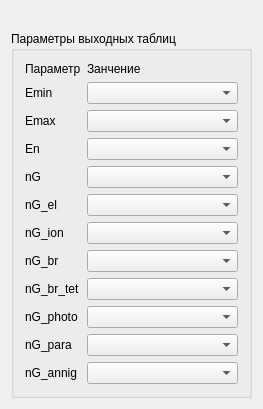
<?xml version="1.0" encoding="UTF-8"?>
<ui version="4.0">
 <class>Parameters</class>
 <widget class="QDialog" name="Parameters">
  <property name="geometry">
   <rect>
    <x>0</x>
    <y>0</y>
    <width>263</width>
    <height>389</height>
   </rect>
  </property>
  <property name="windowTitle">
   <string>Parameters</string>
  </property>
  <layout class="QGridLayout" name="gridLayout">
   <item row="0" column="0">
    <spacer name="horizontalSpacer">
     <property name="orientation">
      <enum>Qt::Horizontal</enum>
     </property>
     <property name="sizeHint" stdset="0">
      <size>
       <width>242</width>
       <height>20</height>
      </size>
     </property>
    </spacer>
   </item>
   <item row="1" column="0">
    <widget class="QGroupBox" name="groupBox">
     <property name="title">
      <string>Параметры выходных таблиц</string>
     </property>
     <layout class="QFormLayout" name="formLayout">
      <item row="0" column="0">
       <widget class="QLabel" name="label">
        <property name="text">
         <string>Параметр</string>
        </property>
       </widget>
      </item>
      <item row="0" column="1">
       <widget class="QLabel" name="label_2">
        <property name="text">
         <string>Занчение</string>
        </property>
       </widget>
      </item>
      <item row="1" column="0">
       <widget class="QLabel" name="label_3">
        <property name="text">
         <string>Emin</string>
        </property>
       </widget>
      </item>
      <item row="1" column="1">
       <widget class="QComboBox" name="Emin_cb"/>
      </item>
      <item row="2" column="0">
       <widget class="QLabel" name="label_4">
        <property name="text">
         <string>Emax</string>
        </property>
       </widget>
      </item>
      <item row="2" column="1">
       <widget class="QComboBox" name="Emax_cb"/>
      </item>
      <item row="3" column="0">
       <widget class="QLabel" name="label_5">
        <property name="text">
         <string>En</string>
        </property>
       </widget>
      </item>
      <item row="3" column="1">
       <widget class="QComboBox" name="En_cb"/>
      </item>
      <item row="4" column="0">
       <widget class="QLabel" name="label_6">
        <property name="text">
         <string>nG</string>
        </property>
       </widget>
      </item>
      <item row="4" column="1">
       <widget class="QComboBox" name="nG_cb"/>
      </item>
      <item row="5" column="0">
       <widget class="QLabel" name="label_7">
        <property name="text">
         <string>nG_el</string>
        </property>
       </widget>
      </item>
      <item row="5" column="1">
       <widget class="QComboBox" name="nG_el_cb"/>
      </item>
      <item row="6" column="0">
       <widget class="QLabel" name="label_8">
        <property name="text">
         <string>nG_ion</string>
        </property>
       </widget>
      </item>
      <item row="6" column="1">
       <widget class="QComboBox" name="nG_ion_cb"/>
      </item>
      <item row="7" column="0">
       <widget class="QLabel" name="label_12">
        <property name="text">
         <string>nG_br</string>
        </property>
       </widget>
      </item>
      <item row="7" column="1">
       <widget class="QComboBox" name="nG_br_cb"/>
      </item>
      <item row="8" column="0">
       <widget class="QLabel" name="label_11">
        <property name="text">
         <string>nG_br_tet</string>
        </property>
       </widget>
      </item>
      <item row="8" column="1">
       <widget class="QComboBox" name="nG_br_tet_cb"/>
      </item>
      <item row="9" column="0">
       <widget class="QLabel" name="label_10">
        <property name="text">
         <string>nG_photo</string>
        </property>
       </widget>
      </item>
      <item row="9" column="1">
       <widget class="QComboBox" name="nG_photo_cb"/>
      </item>
      <item row="10" column="0">
       <widget class="QLabel" name="label_9">
        <property name="text">
         <string>nG_para</string>
        </property>
       </widget>
      </item>
      <item row="10" column="1">
       <widget class="QComboBox" name="nG_para_cb"/>
      </item>
      <item row="11" column="0">
       <widget class="QLabel" name="label_13">
        <property name="text">
         <string>nG_annig</string>
        </property>
       </widget>
      </item>
      <item row="11" column="1">
       <widget class="QComboBox" name="nG_annig_cb"/>
      </item>
     </layout>
    </widget>
   </item>
  </layout>
 </widget>
 <layoutdefault spacing="6" margin="11"/>
 <resources/>
 <connections/>
</ui>
